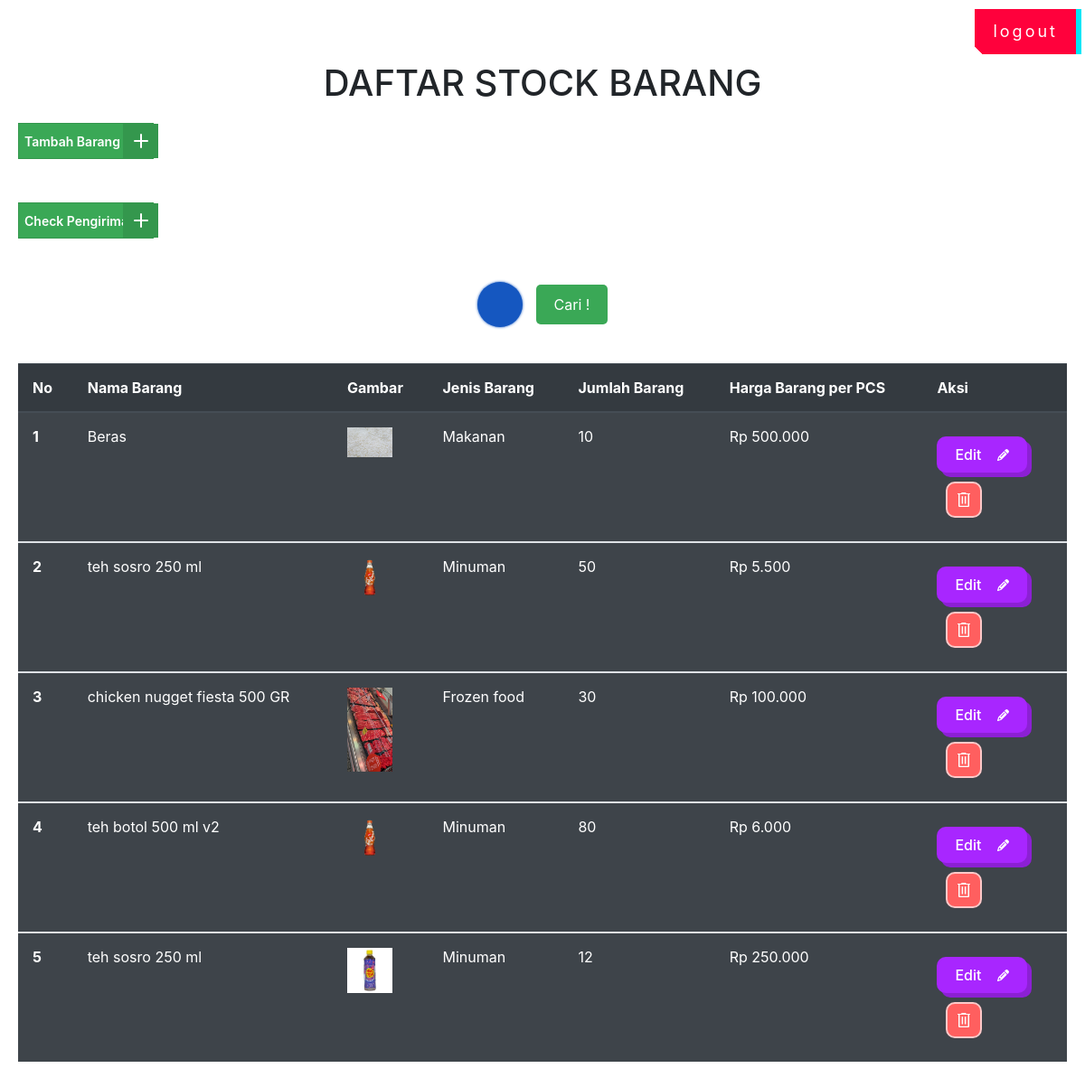
The app's page /admin.php (signed in) with its own data.
### tables this page shows
CREATE TABLE `stockbarang` (
  `id` int(11) NOT NULL,
  `namaBarang` varchar(255) NOT NULL,
  `jenisBarang` varchar(255) NOT NULL,
  `jumlahBarang` varchar(255) NOT NULL,
  `harga` float NOT NULL,
  `gambar` varchar(255) DEFAULT NULL
);

### function.php (called while the page is built, shortened)
<?php
$conn = mysqli_connect("localhost", "root","","projectpenjualan");
function query($query) {
    global $conn;
    $result = mysqli_query($conn,$query);
    while ($row = mysqli_fetch_assoc($result)) {
        $rows[] = $row;
    }
    return $rows;
}
?>

### admin.php (the view, shortened to what this page needs)
<?php
require 'function.php';
$stockbarang = query("SELECT * FROM stockbarang");
?>
<html lang="en">
<head>
    <link rel="stylesheet" href="https://cdn.jsdelivr.net/npm/bootstrap@4.0.0/dist/css/bootstrap.min.css">
<link rel="stylesheet" href="admin.css">
</head>
<body>
    <br>
    <br>
    <h1>DAFTAR STOCK BARANG</h1>
    <button type="button" class="custom-button" onclick="location.href='tambah.php';">
  <span class="custom-button__text">Tambah Barang</span>
  <span class="custom-button__icon">
    <svg xmlns="http://www.w3.org/2000/svg" width="24" viewBox="0 0 24 24" stroke-width="2" stroke-linejoin="round" stroke-linecap="round" stroke="currentColor" height="24" fill="none" class="custom-svg">
      <line y2="19" y1="5" x2="12" x1="12"></line>
      <line y2="12" y1="12" x2="19" x1="5"></line>
    </svg>
  </span>
</button>
<br>
<br>
<button type="button" class="custom-button" onclick="location.href='pengiriman.php';">
  <span class="custom-button__text">Check Pengiriman</span>
  <span class="custom-button__icon">
    <svg xmlns="http://www.w3.org/2000/svg" width="24" viewBox="0 0 24 24" stroke-width="2" stroke-linejoin="round" stroke-linecap="round" stroke="currentColor" height="24" fill="none" class="custom-svg">
      <line y2="19" y1="5" x2="12" x1="12"></line>
      <line y2="12" y1="12" x2="19" x1="5"></line>
    </svg>
  </span>
</button>
    <a href="halamanLogout/logout.php" class="logout">
    <button class="glitch-tombolkeluar">logout</button>
</a>
    <br><br>
    <form action="" method="post" class="pencarian-form">
  <div class="pencarian-input-wrapper">
    <input type="text" name="keyword" class="pencarian-input" size="40" autofocus placeholder="Masukkan keyword pencarian" autocomplete="off">
    <button type="submit" name="cari" class="pencarian-button">Cari !</button>
  </div>
</form>
    <br>
<table class="table table-striped table-dark">
  <thead>
    <tr>
      <th scope="col">No</th>
      <th scope="col">Nama Barang</th>
      <th scope="col">Gambar </th>
      <th scope="col">Jenis Barang</th>
      <th scope="col">Jumlah Barang</th>
      <th scope="col">Harga Barang per PCS</th>
      <th scope="col">Aksi</th>
    </tr>
  </thead>
  <tbody>
    <?php $i = 1;?>
    <?php foreach($stockbarang as $row) : ?>
    <tr>
      <th scope="row"><?= $i ?></th>
      <td><?= $row["namaBarang"]; ?></td>
      <td><img src="assets/images/<?php echo $row["gambar"]; ?>" alt=""
      width="50">
    </td>
      <td><?= $row["jenisBarang"]; ?></td>
      <td><?= $row["jumlahBarang"]; ?></td>
      <td>Rp <?= number_format($row["harga"], 0, ',', '.'); ?></td>
      <td>
      <a href="ubah.php?id=<?=$row["id"]?>" class="edit-link">
    <button class="edit-btn">Edit
    </button>
</a>
<button class="custom-bin-button" onclick="return confirmDelete(<?= $row['id']; ?>)">
  <svg
    class="custom-bin-top"
    viewBox="0 0 39 7"
    fill="none"
    xmlns="http://www.w3.org/2000/svg"
  >
    <line y1="5" x2="39" y2="5" stroke="white" stroke-width="4"></line>
    <line
      x1="12"
      y1="1.5"
      x2="26.0357"
      y2="1.5"
      stroke="white"
      stroke-width="3"
    ></line>
  </svg>
</button>
    </td>
    </tr>
  </tbody>
  <?php $i++;?>
  <?php endforeach; ?>
</table>
</body>
</html>

### admin.css (style rules this page uses)
body { padding: 20px; }
h1 { text-align: center; margin-bottom: 20px; }
.table { width: 100%; margin-bottom: 1rem; background-color: transparent; border-collapse: collapse; }
.table th, .table td { padding: 1rem; vertical-align: top; border-top: 1px solid #dee2e6; }
.table thead th { vertical-align: bottom; border-bottom: 2px solid #dee2e6; }
.table-dark { color: #fff; background-color: #343a40; }
.table-dark th, .table-dark td, .table-dark thead th { border-color: #454d55; }
.table-dark.table-striped tbody tr:nth-of-type(odd) { background-color: rgba(255, 255, 255, 0.05); }
.logout { position: absolute; top: 0; right: 0; margin: 10px; }
.glitch-tombolkeluar, .glitch-tombolkeluar::after { padding: 16px 20px; font-size: 18px; background: linear-gradient(45deg, transparent 5%, #ff013c 5%); border: 0; color: #fff; letter-spacing: 3px; line-height: 1; box-shadow: 6px 0px 0px #00e6f6; outline: transparent; position: relative; }
.glitch-tombolkeluar::after { --slice-0: inset(50% 50% 50% 50%); --slice-1: inset(80% -6px 0 0); --slice-2: inset(50% -6px 30% 0); --slice-3: inset(10% -6px 85% 0); --slice-4: inset(40% -6px 43% 0); --slice-5: inset(80% -6px 5% 0); content: "HOVER ME"; display: block; position: absolute; top: 0; left: 0; right: 0; bottom: 0; background: linear-gradient(45deg, transparent 3%, #00e6f6 3%, #00e6f6 5%, #ff013c 5%); text-shadow: -3px -3px 0px #f8f005, 3px 3px 0px #00e6f6; clip-path: var(--slice-0); }
.edit-link { text-decoration: none; color: inherit; }
.edit-btn { position: relative; display: flex; align-items: center; justify-content: flex-start; width: 100px; height: 40px; border: none; padding: 0px 20px; background-color: rgb(168, 38, 255); color: white; font-weight: 500; cursor: pointer; border-radius: 10px; box-shadow: 5px 5px 0px rgb(140, 32, 212); transition-duration: 0.3s; margin: 10px 10px 10px 0; }
.edit-svg { width: 13px; position: absolute; right: 0; margin-right: 20px; fill: white; transition-duration: 0.3s; }
.custom-bin-button { display: flex; flex-direction: column; align-items: center; justify-content: center; width: 40px; height: 40px; border-radius: 10px; background-color: rgb(255, 95, 95); cursor: pointer; border: 2px solid rgb(255, 201, 201); transition-duration: 0.3s; margin: 10px; }
.custom-bin-bottom { width: 12px; }
.custom-bin-top { width: 14px; transform-origin: right; transition-duration: 0.3s; }
.custom-button { position: relative; width: 150px; height: 40px; cursor: pointer; display: flex; align-items: center; border: 1px solid #34974d; background-color: #3aa856; }
.custom-button, .custom-button__icon, .custom-button__text { transition: all 0.3s; }
.custom-button__text { color: #fff; font-weight: 600; font-size: 14px; opacity: 1; transition: transform 0.3s, opacity 0.3s; }
.custom-button__icon { position: absolute; transform: translateX(109px); height: 100%; width: 39px; background-color: #34974d; display: flex; align-items: center; justify-content: center; }
.custom-svg { width: 30px; stroke: #fff; }
.pencarian-input-wrapper { display: flex; align-items: center; justify-content: center; gap: 15px; position: relative; }
.pencarian-input { border-style: none; height: 50px; width: 50px; padding: 10px; outline: none; border-radius: 50%; transition: 0.5s ease-in-out; background-color: #1557c0; box-shadow: 0px 0px 3px #1557c0; padding-right: 40px; color: #000000; }
.pencarian-input::placeholder, .pencarian-input { font-family: "Trebuchet MS", "Lucida Sans Unicode", "Lucida Grande", "Lucida Sans", Arial, sans-serif; font-size: 17px; }
.pencarian-input::placeholder { color: #000000; }
.pencarian-button { border: none; background-color: #3aa856; color: #fff; padding: 10px 20px; border-radius: 5px; cursor: pointer; transition: background-color 0.3s ease; }

### records on screen
stockbarang: namaBarang "Beras", gambar (picture), jenisBarang "Makanan", jumlahBarang "10", harga "500.000"
stockbarang: namaBarang "teh sosro 250 ml", gambar (picture), jenisBarang "Minuman", jumlahBarang "50", harga "5.500"
stockbarang: namaBarang "chicken nugget fiesta 500 GR", gambar (picture), jenisBarang "Frozen food", jumlahBarang "30", harga "100.000"
stockbarang: namaBarang "teh botol 500 ml v2", gambar (picture), jenisBarang "Minuman", jumlahBarang "80", harga "6.000"
stockbarang: namaBarang "teh sosro 250 ml", gambar (picture), jenisBarang "Minuman", jumlahBarang "12", harga "250.000"
